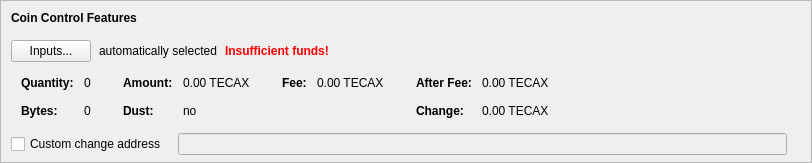
    <widget class="QFrame" name="frameCoinControl">
     <property name="sizePolicy">
      <sizepolicy hsizetype="Expanding" vsizetype="Expanding">
       <horstretch>0</horstretch>
       <verstretch>0</verstretch>
      </sizepolicy>
     </property>
     <property name="maximumSize">
      <size>
       <width>16777215</width>
       <height>16777215</height>
      </size>
     </property>
     <property name="frameShape">
      <enum>QFrame::StyledPanel</enum>
     </property>
     <property name="frameShadow">
      <enum>QFrame::Sunken</enum>
     </property>
     <layout class="QVBoxLayout" name="verticalLayoutCoinControl2">
      <property name="spacing">
       <number>0</number>
      </property>
      <property name="leftMargin">
       <number>0</number>
      </property>
      <property name="topMargin">
       <number>0</number>
      </property>
      <property name="rightMargin">
       <number>0</number>
      </property>
      <property name="bottomMargin">
       <number>6</number>
      </property>
      <item>
       <layout class="QVBoxLayout" name="verticalLayoutCoinControl" stretch="0,0,0,0,1">
        <property name="spacing">
         <number>0</number>
        </property>
        <property name="leftMargin">
         <number>10</number>
        </property>
        <property name="topMargin">
         <number>10</number>
        </property>
        <item>
         <layout class="QHBoxLayout" name="horizontalLayoutCoinControl1">
          <property name="bottomMargin">
           <number>15</number>
          </property>
          <item>
           <widget class="QLabel" name="labelCoinControlFeatures">
            <property name="sizePolicy">
             <sizepolicy hsizetype="Preferred" vsizetype="Maximum">
              <horstretch>0</horstretch>
              <verstretch>0</verstretch>
             </sizepolicy>
            </property>
            <property name="font">
             <font>
              <weight>75</weight>
              <bold>true</bold>
             </font>
            </property>
            <property name="styleSheet">
             <string notr="true">font-weight:bold;</string>
            </property>
            <property name="text">
             <string>Coin Control Features</string>
            </property>
           </widget>
          </item>
         </layout>
        </item>
        <item>
         <layout class="QHBoxLayout" name="horizontalLayoutCoinControl2" stretch="0,0,0,0">
          <property name="spacing">
           <number>8</number>
          </property>
          <property name="bottomMargin">
           <number>10</number>
          </property>
          <item>
           <widget class="QPushButton" name="pushButtonCoinControl">
            <property name="styleSheet">
             <string notr="true"/>
            </property>
            <property name="text">
             <string>Inputs...</string>
            </property>
            <property name="autoDefault">
             <bool>false</bool>
            </property>
           </widget>
          </item>
          <item>
           <widget class="QLabel" name="labelCoinControlAutomaticallySelected">
            <property name="text">
             <string>automatically selected</string>
            </property>
            <property name="margin">
             <number>5</number>
            </property>
           </widget>
          </item>
          <item>
           <widget class="QLabel" name="labelCoinControlInsuffFunds">
            <property name="font">
             <font>
              <weight>75</weight>
              <bold>true</bold>
             </font>
            </property>
            <property name="styleSheet">
             <string notr="true">color:red;font-weight:bold;</string>
            </property>
            <property name="text">
             <string>Insufficient funds!</string>
            </property>
            <property name="margin">
             <number>5</number>
            </property>
           </widget>
          </item>
          <item>
           <spacer name="horizontalSpacerCoinControl">
            <property name="orientation">
             <enum>Qt::Horizontal</enum>
            </property>
            <property name="sizeHint" stdset="0">
             <size>
              <width>40</width>
              <height>1</height>
             </size>
            </property>
           </spacer>
          </item>
         </layout>
        </item>
        <item>
         <widget class="QWidget" name="widgetCoinControl" native="true">
          <property name="sizePolicy">
           <sizepolicy hsizetype="Preferred" vsizetype="Preferred">
            <horstretch>0</horstretch>
            <verstretch>0</verstretch>
           </sizepolicy>
          </property>
          <property name="minimumSize">
           <size>
            <width>0</width>
            <height>0</height>
           </size>
          </property>
          <property name="styleSheet">
           <string notr="true"/>
          </property>
          <layout class="QHBoxLayout" name="horizontalLayoutCoinControl5">
           <property name="leftMargin">
            <number>0</number>
           </property>
           <property name="topMargin">
            <number>0</number>
           </property>
           <property name="rightMargin">
            <number>0</number>
           </property>
           <property name="bottomMargin">
            <number>0</number>
           </property>
           <item>
            <layout class="QHBoxLayout" name="horizontalLayoutCoinControl3" stretch="0,0,0,1">
             <property name="spacing">
              <number>20</number>
             </property>
             <property name="topMargin">
              <number>0</number>
             </property>
             <property name="bottomMargin">
              <number>10</number>
             </property>
             <item>
              <layout class="QFormLayout" name="formLayoutCoinControl1">
               <property name="horizontalSpacing">
                <number>10</number>
               </property>
               <property name="verticalSpacing">
                <number>14</number>
               </property>
               <property name="leftMargin">
                <number>10</number>
               </property>
               <property name="topMargin">
                <number>4</number>
               </property>
               <property name="rightMargin">
                <number>6</number>
               </property>
               <item row="0" column="0">
                <widget class="QLabel" name="labelCoinControlQuantityText">
                 <property name="font">
                  <font>
                   <weight>75</weight>
                   <bold>true</bold>
                  </font>
                 </property>
                 <property name="text">
                  <string>Quantity:</string>
                 </property>
                 <property name="margin">
                  <number>0</number>
                 </property>
                </widget>
               </item>
               <item row="0" column="1">
                <widget class="QLabel" name="labelCoinControlQuantity">
                 <property name="cursor">
                  <cursorShape>IBeamCursor</cursorShape>
                 </property>
                 <property name="contextMenuPolicy">
                  <enum>Qt::ActionsContextMenu</enum>
                 </property>
                 <property name="text">
                  <string notr="true">0</string>
                 </property>
                 <property name="margin">
                  <number>0</number>
                 </property>
                 <property name="textInteractionFlags">
                  <set>Qt::LinksAccessibleByMouse|Qt::TextSelectableByKeyboard|Qt::TextSelectableByMouse</set>
                 </property>
                </widget>
               </item>
               <item row="1" column="0">
                <widget class="QLabel" name="labelCoinControlBytesText">
                 <property name="font">
                  <font>
                   <weight>75</weight>
                   <bold>true</bold>
                  </font>
                 </property>
                 <property name="text">
                  <string>Bytes:</string>
                 </property>
                </widget>
               </item>
               <item row="1" column="1">
                <widget class="QLabel" name="labelCoinControlBytes">
                 <property name="cursor">
                  <cursorShape>IBeamCursor</cursorShape>
                 </property>
                 <property name="contextMenuPolicy">
                  <enum>Qt::ActionsContextMenu</enum>
                 </property>
                 <property name="text">
                  <string notr="true">0</string>
                 </property>
                 <property name="textInteractionFlags">
                  <set>Qt::LinksAccessibleByMouse|Qt::TextSelectableByKeyboard|Qt::TextSelectableByMouse</set>
                 </property>
                </widget>
               </item>
              </layout>
             </item>
             <item>
              <layout class="QFormLayout" name="formLayoutCoinControl2">
               <property name="horizontalSpacing">
                <number>10</number>
               </property>
               <property name="verticalSpacing">
                <number>14</number>
               </property>
               <property name="leftMargin">
                <number>6</number>
               </property>
               <property name="topMargin">
                <number>4</number>
               </property>
               <property name="rightMargin">
                <number>6</number>
               </property>
               <item row="0" column="0">
                <widget class="QLabel" name="labelCoinControlAmountText">
                 <property name="font">
                  <font>
                   <weight>75</weight>
                   <bold>true</bold>
                  </font>
                 </property>
                 <property name="text">
                  <string>Amount:</string>
                 </property>
                 <property name="margin">
                  <number>0</number>
                 </property>
                </widget>
               </item>
               <item row="0" column="1">
                <widget class="QLabel" name="labelCoinControlAmount">
                 <property name="cursor">
                  <cursorShape>IBeamCursor</cursorShape>
                 </property>
                 <property name="contextMenuPolicy">
                  <enum>Qt::ActionsContextMenu</enum>
                 </property>
                 <property name="text">
                  <string notr="true">0.00 TECAX</string>
                 </property>
                 <property name="textInteractionFlags">
                  <set>Qt::LinksAccessibleByMouse|Qt::TextSelectableByKeyboard|Qt::TextSelectableByMouse</set>
                 </property>
                </widget>
               </item>
               <item row="1" column="0">
                <widget class="QLabel" name="labelCoinControlLowOutputText">
                 <property name="font">
                  <font>
                   <weight>75</weight>
                   <bold>true</bold>
                  </font>
                 </property>
                 <property name="text">
                  <string>Dust:</string>
                 </property>
                </widget>
               </item>
               <item row="1" column="1">
                <widget class="QLabel" name="labelCoinControlLowOutput">
                 <property name="cursor">
                  <cursorShape>IBeamCursor</cursorShape>
                 </property>
                 <property name="contextMenuPolicy">
                  <enum>Qt::ActionsContextMenu</enum>
                 </property>
                 <property name="text">
                  <string notr="true">no</string>
                 </property>
                 <property name="textInteractionFlags">
                  <set>Qt::LinksAccessibleByMouse|Qt::TextSelectableByKeyboard|Qt::TextSelectableByMouse</set>
                 </property>
                </widget>
               </item>
              </layout>
             </item>
             <item>
              <layout class="QFormLayout" name="formLayoutCoinControl3">
               <property name="horizontalSpacing">
                <number>10</number>
               </property>
               <property name="verticalSpacing">
                <number>14</number>
               </property>
               <property name="leftMargin">
                <number>6</number>
               </property>
               <property name="topMargin">
                <number>4</number>
               </property>
               <property name="rightMargin">
                <number>6</number>
               </property>
               <item row="0" column="0">
                <widget class="QLabel" name="labelCoinControlFeeText">
                 <property name="font">
                  <font>
                   <weight>75</weight>
                   <bold>true</bold>
                  </font>
                 </property>
                 <property name="text">
                  <string>Fee:</string>
                 </property>
                 <property name="margin">
                  <number>0</number>
                 </property>
                </widget>
               </item>
               <item row="0" column="1">
                <widget class="QLabel" name="labelCoinControlFee">
                 <property name="cursor">
                  <cursorShape>IBeamCursor</cursorShape>
                 </property>
                 <property name="contextMenuPolicy">
                  <enum>Qt::ActionsContextMenu</enum>
                 </property>
                 <property name="text">
                  <string notr="true">0.00 TECAX</string>
                 </property>
                 <property name="textInteractionFlags">
                  <set>Qt::LinksAccessibleByMouse|Qt::TextSelectableByKeyboard|Qt::TextSelectableByMouse</set>
                 </property>
                </widget>
               </item>
             </layout>
             </item>
             <item>
              <layout class="QFormLayout" name="formLayoutCoinControl4">
               <property name="horizontalSpacing">
                <number>10</number>
               </property>
               <property name="verticalSpacing">
                <number>14</number>
               </property>
               <property name="leftMargin">
                <number>6</number>
               </property>
               <property name="topMargin">
                <number>4</number>
               </property>
               <property name="rightMargin">
                <number>6</number>
               </property>
               <item row="0" column="0">
                <widget class="QLabel" name="labelCoinControlAfterFeeText">
                 <property name="font">
                  <font>
                   <weight>75</weight>
                   <bold>true</bold>
                  </font>
                 </property>
                 <property name="text">
                  <string>After Fee:</string>
                 </property>
                 <property name="margin">
                  <number>0</number>
                 </property>
                </widget>
               </item>
               <item row="0" column="1">
                <widget class="QLabel" name="labelCoinControlAfterFee">
                 <property name="cursor">
                  <cursorShape>IBeamCursor</cursorShape>
                 </property>
                 <property name="contextMenuPolicy">
                  <enum>Qt::ActionsContextMenu</enum>
                 </property>
                 <property name="text">
                  <string notr="true">0.00 TECAX</string>
                 </property>
                 <property name="textInteractionFlags">
                  <set>Qt::LinksAccessibleByMouse|Qt::TextSelectableByKeyboard|Qt::TextSelectableByMouse</set>
                 </property>
                </widget>
               </item>
               <item row="1" column="0">
                <widget class="QLabel" name="labelCoinControlChangeText">
                 <property name="font">
                  <font>
                   <weight>75</weight>
                   <bold>true</bold>
                  </font>
                 </property>
                 <property name="text">
                  <string>Change:</string>
                 </property>
                </widget>
               </item>
               <item row="1" column="1">
                <widget class="QLabel" name="labelCoinControlChange">
                 <property name="cursor">
                  <cursorShape>IBeamCursor</cursorShape>
                 </property>
                 <property name="contextMenuPolicy">
                  <enum>Qt::ActionsContextMenu</enum>
                 </property>
                 <property name="text">
                  <string notr="true">0.00 TECAX</string>
                 </property>
                 <property name="textInteractionFlags">
                  <set>Qt::LinksAccessibleByMouse|Qt::TextSelectableByKeyboard|Qt::TextSelectableByMouse</set>
                 </property>
                </widget>
               </item>
              </layout>
             </item>
            </layout>
           </item>
          </layout>
         </widget>
        </item>
        <item>
         <layout class="QHBoxLayout" name="horizontalLayoutCoinControl4" stretch="0,0,0">
          <property name="spacing">
           <number>12</number>
          </property>
          <property name="sizeConstraint">
           <enum>QLayout::SetDefaultConstraint</enum>
          </property>
          <property name="topMargin">
           <number>5</number>
          </property>
          <property name="rightMargin">
           <number>5</number>
          </property>
          <item>
           <widget class="QCheckBox" name="checkBoxCoinControlChange">
            <property name="toolTip">
             <string>If this is activated, but the change address is empty or invalid, change will be sent to a newly generated address.</string>
            </property>
            <property name="text">
             <string>Custom change address</string>
            </property>
           </widget>
          </item>
          <item>
           <widget class="QValidatedLineEdit" name="lineEditCoinControlChange">
            <property name="enabled">
             <bool>false</bool>
            </property>
            <property name="sizePolicy">
             <sizepolicy hsizetype="Expanding" vsizetype="Fixed">
              <horstretch>0</horstretch>
              <verstretch>0</verstretch>
             </sizepolicy>
            </property>
           </widget>
          </item>
          <item>
           <widget class="QLabel" name="labelCoinControlChangeLabel">
            <property name="sizePolicy">
             <sizepolicy hsizetype="Preferred" vsizetype="Expanding">
              <horstretch>0</horstretch>
              <verstretch>0</verstretch>
             </sizepolicy>
            </property>
            <property name="minimumSize">
             <size>
              <width>0</width>
              <height>0</height>
             </size>
            </property>
            <property name="text">
             <string/>
            </property>
            <property name="margin">
             <number>3</number>
            </property>
           </widget>
          </item>
         </layout>
        </item>
        <item>
         <spacer name="verticalSpacerCoinControl">
          <property name="orientation">
           <enum>Qt::Vertical</enum>
          </property>
          <property name="sizeHint" stdset="0">
           <size>
            <width>800</width>
            <height>1</height>
           </size>
          </property>
         </spacer>
        </item>
       </layout>
      </item>
     </layout>
    </widget>
